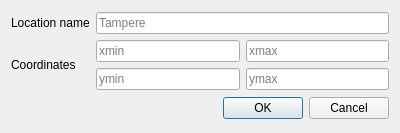
<?xml version="1.0" encoding="UTF-8"?>
<ui version="4.0">
 <class>LocationDialog</class>
 <widget class="QDialog" name="LocationDialog">
  <property name="geometry">
   <rect>
    <x>0</x>
    <y>0</y>
    <width>400</width>
    <height>133</height>
   </rect>
  </property>
  <property name="windowTitle">
   <string>Dialog</string>
  </property>
  <layout class="QVBoxLayout" name="verticalLayout">
   <item>
    <layout class="QGridLayout" name="gridLayout_2">
     <item row="0" column="0">
      <widget class="QLabel" name="label">
       <property name="text">
        <string>Location name</string>
       </property>
      </widget>
     </item>
     <item row="0" column="1">
      <widget class="QLineEdit" name="location_edit">
       <property name="placeholderText">
        <string>Tampere</string>
       </property>
      </widget>
     </item>
     <item row="1" column="0">
      <widget class="QLabel" name="label_2">
       <property name="text">
        <string>Coordinates</string>
       </property>
      </widget>
     </item>
     <item row="1" column="1">
      <layout class="QGridLayout" name="gridLayout">
       <item row="0" column="0">
        <widget class="QLineEdit" name="xmin_edit">
         <property name="placeholderText">
          <string>xmin</string>
         </property>
        </widget>
       </item>
       <item row="0" column="1">
        <widget class="QLineEdit" name="xmax_edit">
         <property name="placeholderText">
          <string>xmax</string>
         </property>
        </widget>
       </item>
       <item row="1" column="0">
        <widget class="QLineEdit" name="ymim_edit">
         <property name="placeholderText">
          <string>ymin</string>
         </property>
        </widget>
       </item>
       <item row="1" column="1">
        <widget class="QLineEdit" name="ymax_edit">
         <property name="placeholderText">
          <string>ymax</string>
         </property>
        </widget>
       </item>
      </layout>
     </item>
    </layout>
   </item>
   <item>
    <widget class="QDialogButtonBox" name="savebtn">
     <property name="orientation">
      <enum>Qt::Horizontal</enum>
     </property>
     <property name="standardButtons">
      <set>QDialogButtonBox::Cancel|QDialogButtonBox::Ok</set>
     </property>
    </widget>
   </item>
  </layout>
 </widget>
 <resources/>
 <connections>
  <connection>
   <sender>savebtn</sender>
   <signal>accepted()</signal>
   <receiver>LocationDialog</receiver>
   <slot>accept()</slot>
   <hints>
    <hint type="sourcelabel">
     <x>248</x>
     <y>254</y>
    </hint>
    <hint type="destinationlabel">
     <x>157</x>
     <y>274</y>
    </hint>
   </hints>
  </connection>
  <connection>
   <sender>savebtn</sender>
   <signal>rejected()</signal>
   <receiver>LocationDialog</receiver>
   <slot>reject()</slot>
   <hints>
    <hint type="sourcelabel">
     <x>316</x>
     <y>260</y>
    </hint>
    <hint type="destinationlabel">
     <x>286</x>
     <y>274</y>
    </hint>
   </hints>
  </connection>
 </connections>
</ui>
